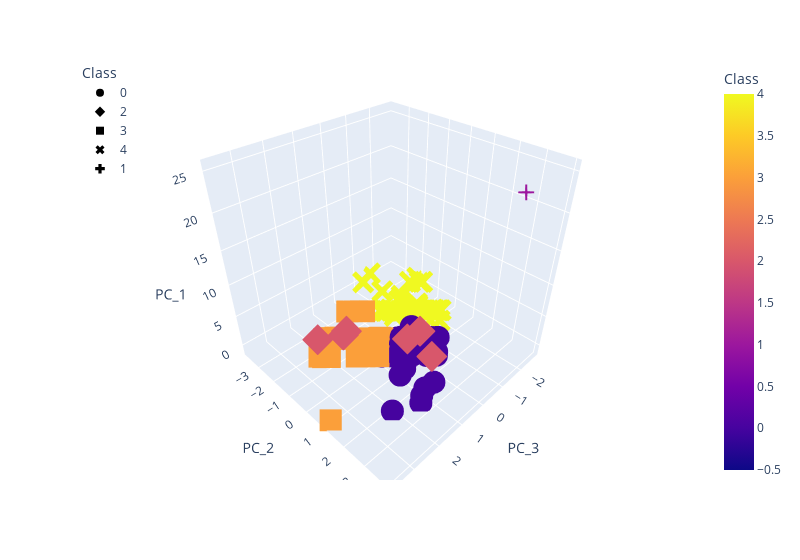

Notebook code for this chart:
### Markdown cell above
### Visualizing Results

#### 3D-Scatter with Clusters

### Code cell
# Create a 3D-Scatter with the PCA data and the clusters
fig = px.scatter_3d(
    clustered_df,
    x="PC_3",
    y="PC_2",
    z="PC_1",
    color="Class",
    symbol="Class",
    width=800,
    hover_name="CoinName",
    hover_data=["Algorithm"]
)
fig.update_layout(legend=dict(x=0, y=1))
fig.show()

### Figure 1 — Plotly figure (JSON) as saved in the notebook; plotly's stock layout.template omitted (floating-point values rounded to 4 significant figures; data arrays with more than 128 entries replaced by an {"elided": "..."} marker saying what was removed)
{"data": [{"customdata": {"elided": "309x1 int values"}, "hovertemplate": "<b>%{hovertext}</b><br><br>Class=%{marker.color}<br>PC_3=%{x}<br>PC_2=%{y}<br>PC_1=%{z}<br>Algorithm=%{customdata[0]}<extra></extra>", "hovertext": {"elided": "309 str values"}, "legendgroup": "0", "marker": {"color": {"elided": "309 int values"}, "coloraxis": "coloraxis", "symbol": "circle"}, "mode": "markers", "name": "0", "scene": "scene", "showlegend": true, "type": "scatter3d", "x": {"elided": "309 float values"}, "y": {"elided": "309 float values"}, "z": {"elided": "309 float values"}}, {"customdata": [[67], [53], [10], [53], [10], [11]], "hovertemplate": "<b>%{hovertext}</b><br><br>Class=%{marker.color}<br>PC_3=%{x}<br>PC_2=%{y}<br>PC_1=%{z}<br>Algorithm=%{customdata[0]}<extra></extra>", "hovertext": ["EliteCoin", "MoonCoin", "ByteCoin", "gCn Coin", "TurtleCoin", "Qwertycoin"], "legendgroup": "2", "marker": {"color": [2, 2, 2, 2, 2, 2], "coloraxis": "coloraxis", "symbol": "diamond"}, "mode": "markers", "name": "2", "scene": "scene", "showlegend": true, "type": "scatter3d", "x": [0.4873, 0.5549, 1.807, 0.1472, 3.587, 1.772], "y": [2.187, 1.064, -0.5732, 1.232, 0.7023, -0.8186], "z": [3.143, 3.671, 4.654, 4.273, 10.94, 3.37]}, {"customdata": [[20], [12], [20], [18], [34], [34], [23], [23], [34], [36], [25], [36], [31], [10], [9], [23], [34], [33], [30], [20], [6], [3], [0], [35], [15], [35], [18], [10], [34], [32], [20], [18], [10], [10], [30], [12], [18], [30], [16], [5], [35], [12], [1], [2], [6], [8], [10], [35], [35], [10], [28], [10], [18], [36], [36], [18], [35], [15], [36], [20], [36], [35], [34], [10], [10], [20], [12], [3], [36], [36], [7], [20], [10], [15], [31], [7], [20], [10], [26], [35], [18], [32], [10], [35], [30], [32], [10], [11], [10], [27], [10], [14], [24], [31], [12], [13], [28], [18], [32], [10], [4], [4], [18], [21], [18], [18], [36], [4], [23], [36], [34], [19], [20], [10], [18]], "hovertemplate": "<b>%{hovertext}</b><br><br>Class=%{marker.color}<br>PC_3=%{x}<br>PC_2=%{y}<br>PC_1=%{z}<br>Algorithm=%{customdata[0]}<extra></extra>", "hovertext": ["Ethereum", "Monero", "Ethereum Classic", "ZCash", "DigiByte", "MyriadCoin", "Riecoin", "Diamond", "Verge", "FeatherCoin", "MediterraneanCoin", "Orbitcoin", "Vertcoin", "DigitalNote ", "StorjCoin", "FairCoin", "Unitus", "Cryptonite", "Crypto", "Expanse", "Siacoin", "Decred", "HOdlcoin", "PWR Coin", "SoilCoin", "VIP Tokens", "Komodo", "Karbo", "Circuits of Value", "ZCoin", "Elementrem", "ZClassic", "Cannabis Industry Coin", "Bikercoins", "HexxCoin", "Citadel", "Zero", "Zoin", "DubaiCoin", "TajCoin", "Coinonat", "Quantum Resistant Ledger", "Espers", "Dynamic", "Nano", "ChanCoin", "Dinastycoin", "Denarius", "Virta Unique Coin", "LeviarCoin", "SmartCash", "Sumokoin", "BitcoinZ", "TrezarCoin", "VIVO Coin", "Bitcoin Gold", "NamoCoin", "Pirl", "Innova", "Ellaism", "GoByte", "Electra", "SHIELD", "UltraNote", "BitCoal", "DaxxCoin", "Lethean", "Photon", "SparksPay", "GunCoin", "Interzone", "1717 Masonic Commemorative Token", "Niobio Cash", "Travelflex", "KREDS", "Stipend", "Callisto Network", "BitTube", "Aidos Kuneen", "Bitspace", "Bitrolium", "Alpenschillling", "Monero Classic", "Jumpcoin", "Infinex", "GINcoin", "PlatinCoin", "Loki", "Newton Coin", "MassGrid", "PluraCoin", "Muse", "PlusOneCoin", "Absolute Coin", "Webchain", "Ryo", "XDNA", "CrypticCoin", "Actinium", "FREDEnergy", "Universal Molecule", "Lithium", "PirateCash", "Exosis", "Beam", "Bithereum", "UFO Coin", "BlakeCoin", "Groestlcoin", "FriendshipCoin", "JoinCoin", "Vollar", "Reality Clash", "Beldex", "Horizen"], "legendgroup": "3", "marker": {"color": [3, 3, 3, 3, 3, 3, 3, 3, 3, 3, 3, 3, 3, 3, 3, 3, 3, 3, 3, 3, 3, 3, 3, 3, 3, 3, 3, 3, 3, 3, 3, 3, 3, 3, 3, 3, 3, 3, 3, 3, 3, 3, 3, 3, 3, 3, 3, 3, 3, 3, 3, 3, 3, 3, 3, 3, 3, 3, 3, 3, 3, 3, 3, 3, 3, 3, 3, 3, 3, 3, 3, 3, 3, 3, 3, 3, 3, 3, 3, 3, 3, 3, 3, 3, 3, 3, 3, 3, 3, 3, 3, 3, 3, 3, 3, 3, 3, 3, 3, 3, 3, 3, 3, 3, 3, 3, 3, 3, 3, 3, 3, 3, 3, 3, 3], "coloraxis": "coloraxis", "symbol": "square"}, "mode": "markers", "name": "3", "scene": "scene", "showlegend": true, "type": "scatter3d", "x": [1.02, 1.336, 1.021, 1.099, 0.5138, 0.4729, 0.9024, 1.54, 0.5039, 0.3906, 0.8238, 1.027, 0.5871, 1.436, 0.3927, 1.54, 0.4687, 0.512, 0.6265, 1.021, 1.571, 2.328, 1.809, 1.066, 1.218, 1.067, 3.65, 1.415, 0.4712, 0.5475, 1.021, 1.099, 1.415, 1.415, 0.6263, 1.336, 1.099, 0.6264, 1.178, 2.249, 0.4294, 1.336, 2.515, 1.73, 1.573, 1.494, 1.419, 1.067, 1.067, 1.415, 0.7159, 1.415, 1.145, 1.028, 0.3899, 1.099, 1.069, 1.218, 0.3899, 1.021, 0.3899, 1.131, 0.4701, 1.599, 1.415, 1.042, 1.338, 1.885, 0.3899, 0.3909, 1.533, -0.04194, 1.415, 1.218, 0.5893, 2.17, 1.035, 1.417, 0.784, 1.067, 1.099, 0.5481, 1.415, 0.4293, 0.6264, 0.5475, 1.416, 1.376, 1.813, 0.7449, 1.417, 0.1946, 0.8629, 1.224, 1.34, 1.297, 1.343, 1.116, 0.5477, 1.432, 1.651, 1.651, 0.03712, 0.9811, 1.1, 1.099, 0.3984, 1.666, 0.9025, 1.027, 0.4687, 1.064, 1.021, 1.418, 1.099], "y": [-1.161, -1.505, -1.161, -1.247, -0.4782, -0.5514, -1.033, -0.4633, -0.4721, -0.4742, -0.9468, 0.09417, -0.6897, -1.546, -2.582, -0.4631, -0.5612, -0.598, -0.7327, -1.162, -1.649, -1.321, -2.019, 0.08561, -1.376, 0.05174, 1.032, -1.591, -0.5555, -0.6471, -1.162, -1.247, -1.591, -1.59, -0.7329, -1.504, -1.247, -0.7328, -1.333, -1.235, -0.5184, -1.504, -1.223, -1.934, -1.761, -1.676, -1.58, 0.05131, 0.05174, -1.59, -0.8005, -1.59, -1.185, 0.09562, -0.4756, -1.247, 0.05572, -1.376, -0.4755, -1.161, -0.4756, 0.2115, -0.5584, -1.345, -1.591, -1.139, -1.501, -1.598, -0.4756, -0.4736, -1.719, -2.111, -1.589, -1.376, -0.6855, -1.149, -1.147, -1.588, -0.9043, 0.05142, -1.247, -0.6464, -1.59, -0.5184, -0.7329, -0.6471, -1.589, -1.547, -1.061, -0.8608, -1.587, -2.369, -0.9902, -0.1201, -1.501, -1.462, -0.2481, -1.217, -0.6469, -1.567, -1.848, -1.848, -2.197, -1.119, -1.247, -1.247, -0.4541, -1.833, -1.033, 0.09428, -0.5614, -1.2, -1.162, -1.584, -1.247], "z": [-0.05101, -0.01145, -0.0488, -0.04208, 0.2612, -0.07845, -0.06639, -0.2591, 0.2846, -0.1279, -0.07559, -0.3256, -0.1073, 0.2044, 0.3281, -0.2584, -0.1233, -0.08978, -0.1029, -0.05231, 0.5198, -0.1565, 0.05069, -0.1682, -0.02667, -0.3184, -0.8034, -0.001258, -0.09698, -0.1137, -0.05198, -0.04211, -0.00125, -0.001083, -0.1037, -0.009669, -0.04213, -0.1033, -0.03212, -0.1665, -0.1287, -0.009602, 0.7052, 0.03975, 0.02445, 0.009338, 0.04618, -0.3204, -0.3184, -0.0007161, -0.008981, -0.0004414, 0.2493, -0.3189, -0.1342, -0.04194, -0.2999, -0.02496, -0.134, -0.04961, -0.1341, 0.4133, -0.1103, 1.152, -0.001283, 0.0566, 0.005097, 1.402, -0.1342, -0.1249, 0.01428, 0.266, 0.003955, -0.02442, -0.08803, -0.1769, 0.01699, 0.00987, -0.08271, -0.3199, -0.04062, -0.1106, -0.001049, -0.1289, -0.1035, -0.1138, 0.004605, -0.004784, 2.488, -0.0847, 0.01713, 0.2972, -0.07276, -0.2994, 0.006263, -0.01586, -0.281, 0.09871, -0.113, 0.1087, 0.03031, 0.02972, 0.2775, -0.05754, -0.03921, -0.04172, -0.03608, 0.1005, -0.06582, -0.3251, -0.1242, -0.02473, -0.05202, 0.02755, -0.04209]}, {"customdata": [[50], [47], [53], [41], [65], [53], [53], [65], [34], [38], [34], [55], [53], [53], [65], [65], [53], [53], [53], [53], [41], [40], [67], [65], [53], [41], [41], [67], [41], [14], [41], [41], [53], [46], [53], [67], [53], [41], [41], [47], [53], [41], [47], [40], [58], [53], [41], [50], [37], [31], [39], [47], [14], [35], [46], [46], [65], [40], [67], [43], [42], [53], [63], [53], [22], [41], [54], [41], [70], [71], [53], [53], [69], [53], [46], [47], [46], [53], [46], [65], [53], [41], [65], [17], [71], [65], [46], [65], [14], [47], [41], [14], [53], [52], [14], [14], [47], [29], [41], [41], [47], [53]], "hovertemplate": "<b>%{hovertext}</b><br><br>Class=%{marker.color}<br>PC_3=%{x}<br>PC_2=%{y}<br>PC_1=%{z}<br>Algorithm=%{customdata[0]}<extra></extra>", "hovertext": ["Bitshares", "PayCoin", "CasinoCoin", "Exclusive Coin", "HyperStake", "MintCoin", "Nautilus Coin", "SuperCoin", "TeslaCoin", "TittieCoin", "Crypti", "BurstCoin", "RubyCoin", "Dnotes", "Ucoin", "Squall Coin", "Diggits", "GPU Coin", "ZeitCoin", "SafeExchangeCoin", "Nebuchadnezzar", "Let it Ride", "MudraCoin", "Lutetium Coin", "BitCurrency", "Opair", "CoffeeCoin", "RoyalCoin", "TeamUP", "ARK", "FreeCoin", "Creatio", "PandaCoin", "Allsafe", "Zilbercoin", "FindCoin", "RenosCoin", "Atmos", "MacronCoin", "ProCurrency", "GrowthCoin", "Phreak", "Ultimate Secure Cash", "QTUM", "Signatum", "Draftcoin", "Stakecoin", "Obsidian", "Cardano", "Rupee", "KekCoin", "Infinity Economics", "Lamden Tau", "Bulwark", "Kalkulus", "Digiwage", "Monkey Project", "TokenPay", "Tokyo Coin", "BiblePay", "Poa Network", "Velox", "Ontology", "MedicCoin", "Bitcoin Green", "Deviant Coin", "Semux", "Zealium", "Proton", "Bitcoin Incognito", "HollyWoodCoin", "Xt3ch", "Dekado", "Lynx", "Poseidon Quark", "BitcoinWSpectrum", "Dystem", "Peony Coin", "Vitae", "ARENON", "MMOCoin", "Ketan", "PAXEX", "Acute Angle Cloud", "Bettex coin", "Junson Ming Chan Coin", "Crypto Sports", "Dash Platinum", "ALAX", "NeosCoin", "Radium", "Lisk", "HiCoin", "Fiii", "EOS", "Oxycoin", "TigerCash", "Waves", "Particl", "Nxt", "ZEPHYR", "BitcoinPlus"], "legendgroup": "4", "marker": {"color": [4, 4, 4, 4, 4, 4, 4, 4, 4, 4, 4, 4, 4, 4, 4, 4, 4, 4, 4, 4, 4, 4, 4, 4, 4, 4, 4, 4, 4, 4, 4, 4, 4, 4, 4, 4, 4, 4, 4, 4, 4, 4, 4, 4, 4, 4, 4, 4, 4, 4, 4, 4, 4, 4, 4, 4, 4, 4, 4, 4, 4, 4, 4, 4, 4, 4, 4, 4, 4, 4, 4, 4, 4, 4, 4, 4, 4, 4, 4, 4, 4, 4, 4, 4, 4, 4, 4, 4, 4, 4, 4, 4, 4, 4, 4, 4, 4, 4, 4, 4, 4, 4], "coloraxis": "coloraxis", "symbol": "x"}, "mode": "markers", "name": "4", "scene": "scene", "showlegend": true, "type": "scatter3d", "x": [-1.217, -1.106, -1.47, -0.8697, -1.816, -1.344, -1.343, -1.816, -0.5935, -0.7465, -0.5938, -1.629, -1.343, -1.342, -1.816, -1.391, -1.342, -1.342, -1.129, -1.551, -0.8696, -0.8302, -1.894, -1.814, -1.343, -0.8695, -0.8696, -1.894, -0.869, -1.08, -0.8696, -0.8696, -1.273, -1.067, -1.343, -1.894, -1.343, -0.8694, -0.8688, -0.9431, -1.338, -0.8696, -1.106, -0.83, -1.539, -1.343, -0.8695, -1.224, -0.6153, -0.4755, -0.7908, -1.087, -1.079, -0.6331, -1.067, -1.066, -1.816, -0.8302, -1.893, -1.575, -1.334, -1.342, -1.735, -1.342, -0.1207, -0.8695, -2.657, -0.8695, -2.013, -1.627, -1.343, -1.343, -1.973, -2.209, -1.065, -1.106, -1.067, -1.306, -1.067, -1.816, -1.342, -0.8692, -1.815, -1.621, -2.052, -1.816, -1.067, -1.816, -1.078, -1.106, -0.8696, -1.08, -1.321, -2.779, -1.08, -1.08, -1.104, -1.246, -0.8696, -0.655, -2.377, -1.343], "y": [-0.808, -0.9535, -0.6653, -1.211, -0.176, -0.6237, -0.6962, -0.1815, -1.511, -1.329, -1.511, -0.7897, -0.6962, -0.6946, -0.1817, 0.1982, -0.6957, -0.6957, -0.3611, -0.8744, -1.211, -1.254, -0.0955, -0.1781, -0.6957, -1.21, -1.21, -0.09593, -1.21, -3.508, -1.211, -1.211, -0.5123, -0.9964, -0.6962, -0.09586, -0.6961, -1.21, -1.209, -0.7949, -0.6911, -1.211, -0.9531, -1.253, -0.4812, -0.6962, -1.211, -0.8247, -1.199, -1.64, -1.297, -0.9039, -3.506, -1.468, -0.9964, -0.9961, -0.1816, -1.254, -0.09347, -1.678, -1.547, -0.6959, -0.2631, -0.6943, -2.026, -1.211, -1.793, -1.211, 0.03282, 0.4555, -0.6961, -0.6962, -0.009883, -1.186, -0.9951, -0.9532, -0.9964, -0.6606, -0.996, -0.1815, -0.6954, -1.21, -0.1815, -3.754, 0.07572, -0.123, -0.9964, -0.1817, -3.503, -0.9535, -1.211, -3.508, -0.641, -2.078, -3.505, -3.504, -0.9481, -2.485, -1.211, -1.015, -2.082, -0.6963], "z": [0.1905, 0.1282, 1.172, 0.1586, 0.06115, 0.4194, 0.09756, 0.03652, 0.1966, 0.2218, 0.1959, 0.2, 0.09756, 0.1049, 0.036, -0.09169, 0.09968, 0.1, 1.66, 0.2151, 0.1591, 0.1646, 0.02762, 0.05236, 0.09972, 0.1604, 0.1612, 0.02558, 0.1619, 0.682, 0.1598, 0.1591, 0.9384, 0.1333, 0.09775, 0.02589, 0.09805, 0.1613, 0.1687, 0.8896, 0.1219, 0.159, 0.13, 0.1662, 0.0746, 0.09761, 0.1592, 0.1138, 1.027, 0.2103, 0.1692, 0.3553, 0.6885, 0.1897, 0.1334, 0.1346, 0.03603, 0.1642, 0.03712, 0.419, 0.2865, 0.0988, 0.06597, 0.1063, 0.2561, 0.1598, 0.4754, 0.1595, 0.0107, -0.122, 0.098, 0.09771, 0.01666, 2.527, 0.1396, 0.1297, 0.1333, 0.2683, 0.135, 0.0366, 0.1014, 0.1608, 0.03684, 0.8164, 0.005666, 0.2962, 0.1331, 0.03597, 0.7043, 0.1281, 0.1587, 0.6825, 0.3499, 0.5095, 0.6945, 0.696, 0.1531, 0.4774, 0.1588, 0.1201, 0.5607, 0.09716]}, {"customdata": [[60]], "hovertemplate": "<b>%{hovertext}</b><br><br>Class=%{marker.color}<br>PC_3=%{x}<br>PC_2=%{y}<br>PC_1=%{z}<br>Algorithm=%{customdata[0]}<extra></extra>", "hovertext": ["BitTorrent"], "legendgroup": "1", "marker": {"color": [1], "coloraxis": "coloraxis", "symbol": "cross"}, "mode": "markers", "name": "1", "scene": "scene", "showlegend": true, "type": "scatter3d", "x": [-0.7859], "y": [3.931], "z": [25.46]}], "layout": {"coloraxis": {"colorbar": {"title": {"text": "Class"}}, "colorscale": [[0, "#0d0887"], [0.1111, "#46039f"], [0.2222, "#7201a8"], [0.3333, "#9c179e"], [0.4444, "#bd3786"], [0.5556, "#d8576b"], [0.6667, "#ed7953"], [0.7778, "#fb9f3a"], [0.8889, "#fdca26"], [1, "#f0f921"]]}, "legend": {"title": {"text": "Class"}, "tracegroupgap": 0, "x": 0, "y": 1}, "margin": {"t": 60}, "scene": {"domain": {"x": [0, 1], "y": [0, 1]}, "xaxis": {"title": {"text": "PC_3"}}, "yaxis": {"title": {"text": "PC_2"}}, "zaxis": {"title": {"text": "PC_1"}}}, "width": 800}}
